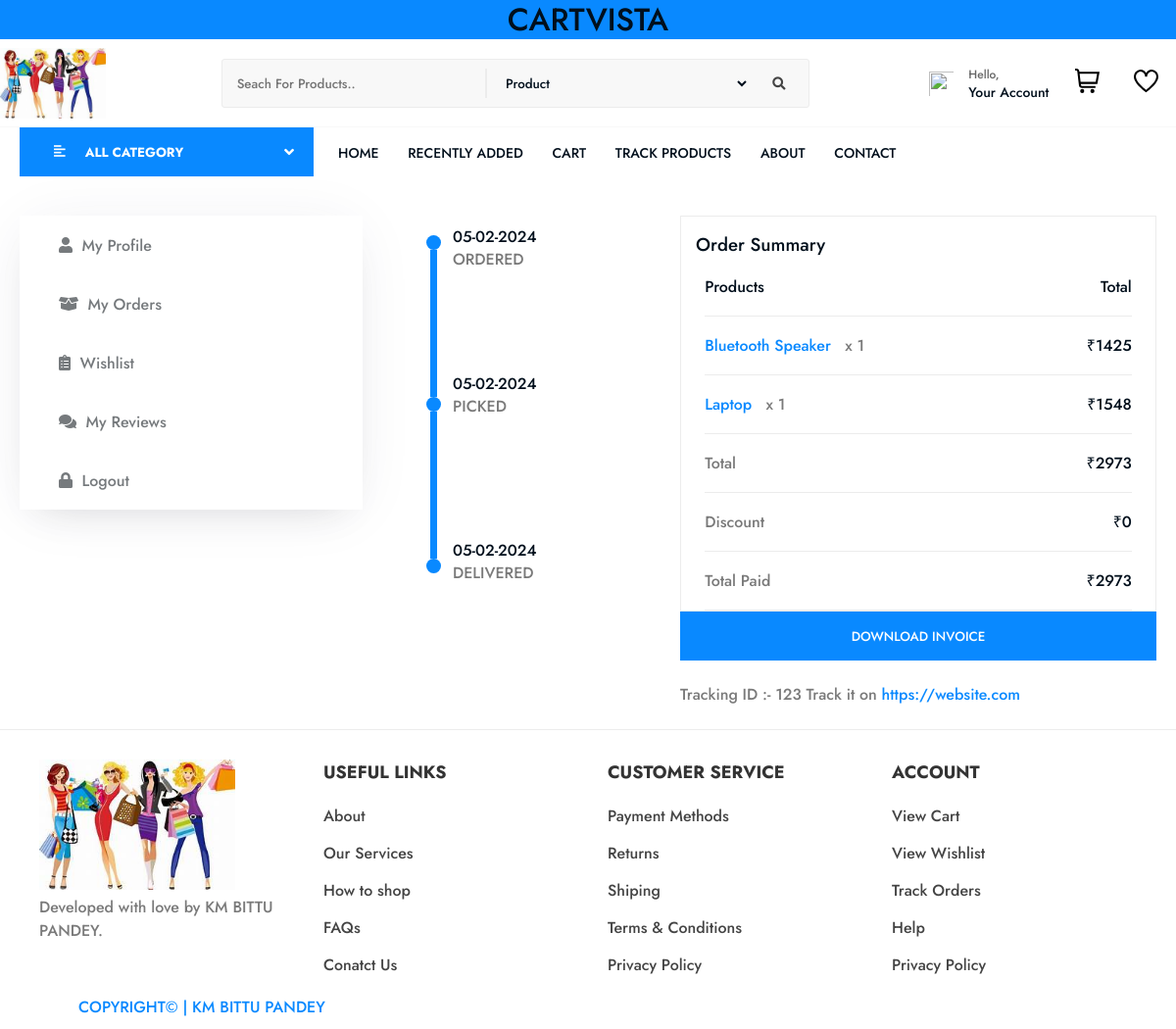
Screenshot of /order_details.php?id=ID1707148817 (signed in) with the database file from the repository.
### tables this page shows
CREATE TABLE `item` (
  `id` int(11) NOT NULL,
  `name` varchar(200) DEFAULT NULL,
  `stock` varchar(200) DEFAULT '1',
  `num` varchar(200) DEFAULT '0',
  `price` varchar(200) DEFAULT NULL,
  `cat` varchar(200) DEFAULT NULL,
  `subcat` varchar(200) DEFAULT NULL,
  `shop` varchar(200) DEFAULT NULL,
  `img1` varchar(200) DEFAULT NULL,
  `reviews` varchar(200) DEFAULT '0',
  `star` varchar(200) DEFAULT '0',
  `discount` varchar(200) DEFAULT NULL,
  `shop_id` varchar(200) DEFAULT NULL,
  `des_short` text,
  `img2` varchar(200) DEFAULT NULL,
  `img3` varchar(200) DEFAULT NULL,
  `img4` varchar(200) DEFAULT NULL,
  `max_price` varchar(200) DEFAULT NULL,
  `disable` varchar(200) DEFAULT '0',
  `size` varchar(200) DEFAULT NULL,
  `specs` text
);

CREATE TABLE `orders` (
  `id` int(11) NOT NULL,
  `u_id` int(11) DEFAULT NULL,
  `p_id` int(11) DEFAULT NULL,
  `shop_id` varchar(200) DEFAULT NULL,
  `qty` int(11) DEFAULT NULL,
  `price` varchar(200) DEFAULT '0',
  `order_id` varchar(200) DEFAULT NULL,
  `status` varchar(200) DEFAULT 'ordered',
  `order_time` varchar(200) DEFAULT NULL,
  `pickup_time` varchar(200) DEFAULT NULL,
  `del_time` varchar(200) DEFAULT NULL,
  `t_id` varchar(200) DEFAULT NULL,
  `coupon` varchar(200) DEFAULT NULL,
  `discount` varchar(200) DEFAULT NULL,
  `size` varchar(200) DEFAULT NULL
);

### order_details.php (the view, shortened to what this page needs)
<!DOCTYPE html>
<html>
<head>
	<?php
require "head.php";
$ord_id=$_GET['id'];
	?>
</head>
<body>
<?php
require 'header.php';
?>
 <div class="container flex_ margin-top-20 mobile-flex-direction">
 	<div class="left_nav margin-top-20">
 		<?php
      require_once "side_bar.php";
       $sql = "SELECT distinct(status) as status,order_time,pickup_time,del_time,t_id,coupon from orders where order_id='$ord_id'";
                     $result = $conn->query($sql);
                     if ($result->num_rows > 0) {
                      while($row = $result->fetch_assoc()) {
                       $sta=$row['status'];
                       $order_time=$row['order_time'];
                       $pickup_time=$row['pickup_time'];
                       $del_time=$row['del_time'];
                       $t_=$row['t_id'];
                      }
                     }else{header('Location:404.php');}
      ?>
 	</div>
   <div class="product_journey margin-top-20">
      <?php
      if($sta=='ordered'){
         echo '
      <div class="product_journey_rel margin-top-20">
         <div class="flex_ flex-direction align-items" style="width: 20px;">
            <div class="circle fill-col"></div>
            <div class="line l1"></div>
            <div class="circle c1"></div>
            <div class="line l2"></div>
            <div class="circle c2"></div>
         </div>
      <h4 class="abs_top">'.$order_time.'<p>ORDERED</p></h4>
      </div>';
   }
   elseif ($sta=="delivered") {
       echo '
      <div class="product_journey_rel margin-top-20">
         <div class="flex_ flex-direction align-items" style="width: 20px;">
            <div class="circle fill-col"></div>
            <div class="line l1 fill-col"></div>
            <div class="circle c1 fill-col"></div>
            <div class="line l2 fill-col"></div>
            <div class="circle c2 fill-col"></div>
         </div>
         <h4 class="abs_top">'.$order_time.'<p>ORDERED</p></h4>
         <h4 class="abs_mid">'.$pickup_time.'<p>PICKED</p></h4>
         <h4 class="abs_bottom">'.$del_time.'<p>DELIVERED</p></h4>
      </div>';
   }
      ?>
   </div>
 	<div class="right_content margin-top-mobile">
 		 <div class="checkout_right margin-top-20">
            <div>
               <h3 class="center">Order Summary</h3>
               <div class="products_">
                  <div class="flex_ justify-bet">
                     <div>Products</div>
                     <div>Total</div>
                  </div>
                  <?php
                     $total=0;
                     $sql = "SELECT orders.u_id as user,orders.discount as discount,orders.status as status,orders.p_id as prod,orders.qty as qty,item.name as name,item.price as price from item,orders where orders.u_id='$me' and orders.order_id='$ord_id' and item.id=orders.p_id";
                     $result = $conn->query($sql);
                     if ($result->num_rows > 0) {
                      while($row = $result->fetch_assoc()) {
                       $p_id=$row['prod'];
                       $name=$row['name'];
                       $qty=$row['qty'];$discount=$row['discount'];
                       $price=$row['price']*$qty;
                        echo '<div class="flex_ justify-bet">
                          <div>
                            <a href="single-product.php?id='.$p_id.'">'.$name.'<span class="bold">&nbsp;&nbsp; x '.$qty.'</span></a>
                          </div>
                          <div class="pro_price">$'.$price.'</div>
                        </div>';
                        $total+=$price;
                      }
                     }
                     ?>
                  <div class="flex_ justify-bet">
                     <div>
                        <a href="#"><span class="bold">Total</span></a>
                     </div>
                     <div class="pro_price bold">$<?php echo $total;?></div>
                  </div>
                  <div class="flex_ justify-bet">
                     <div>
                        <a href="#"><span class="bold">Discount</span></a>
                     </div>
                     <div class="pro_price bold">$<?php echo (int)$discount;?></div>
                  </div>
                  <div class="flex_ justify-bet">
                     <div>
                        <a href="#"><span class="bold">Total Paid</span></a>
                     </div>
                     <div class="pro_price bold">$<?php echo (int)$total-(int)$discount;?></div>
                  </div>
               </div>
            </div>
            <button onclick=window.location.href="generate.php?ord_id=<?php echo $ord_id; ?>&ship=<?php echo $discount; ?>" >Download Invoice</button>
             <br><br>
            <?php
            if($t_==""){
               echo "<p>Once the product is picked you will get 'TRACKING ID' here!</p>";
            }
            else{
               echo "<p>Tracking ID :- ".$t_." Track it on <a href='https://website.com' target='blank'>https://website.com</a></p>";
            }
            ?>
         </div>
 	</div>
 </div><br>
 <?php include "footer.php";?>
</body>
</html>

### assets/css/style.css (style rules this page uses)
:root { --p: #0989ff; --pl: #0989ff0a; --h: #0870d0; --l: #999; --s: #d5d8db; --s: #ececec; --green: #43a047; --red: #c62828; --yellow: #ffa000; --bold: 500; --normal: 500; --f1: 'Fira Sans'; --f2: 'Fira Sans'; --f1: 'Jost'; --f2: 'Jost'; }
* { margin: 0; padding: 0; box-sizing: border-box; color: #010f1c; font-family: var(--f1); font-weight: var(--normal); }
html { scroll-behavior: smooth; }
body { background-color: #fafcff; background-color: #f8f8f8; background-color: #fff; }
h1, h2, h3, h4, h5, h6 { color: #010f1c !important; font-family: var(--f2); font-weight: var(--bold); ; }
p, span { color: #7a7a7a; font-size: 16px; line-height: 24px; }
.flex_ { display: flex; }
.align-items { align-items: center; }
.flex-direction { flex-direction: column; }
.container { width: 100%; max-width: 1300px; padding: 0 20px; margin: 0 auto; }
.center { padding-left: 15px; padding-top: 15px; }
button { text-transform: uppercase; width: 100%; height: 50px; padding: 0 15px; border: 0; outline: 0; cursor: pointer; background: var(--p); color: #fff; font-weight: var(--bold); ; transition: .3s ease; border-radius: 0px; position: relative; overflow: hidden; }
.line { height: 30px; width: 5px; background: var(--s); }
.checkout_right { flex: 1.3; }
.checkout_right>div { background: #fff; border: 1px solid var(--s); }
.products_ { display: flex; overflow-y: auto; flex-direction: column; }
.products_>div>div { min-width: auto !important; }
.justify-bet { height: 60px !important; width: 90%; align-items: center; margin: auto; border-bottom: 1px solid var(--s); justify-content: space-between; }
.margin-top-20 { margin-top: 20px; }
.left_nav { flex: 1; }
.right_content { flex: 3; }
.product_journey { flex: 2; display: flex; justify-content: center; }
.product_journey_rel { width: 200px; position: relative; }
.product_journey_rel>div>.circle { width: 15px; height: 15px; border-radius: 50px; }
.product_journey_rel>div>.line { width: 7px; height: 150px; }
.l1, .l2, .c1, .c2 { background: var(--s); }
.fill-col { background: var(--p); }
.abs_top { position: absolute; top: -10px; left: 30px; }
.abs_mid { position: absolute; top: 140px; left: 30px; }
.abs_bottom { position: absolute; top: 310px; left: 30px; }

### rows the page displays
item: name "Bluetooth Speaker", orders.qty "1", price "1425"
item: name "Laptop", orders.qty "1", price "1548"
orders: discount "0", (int)$total-(int)$discount "2973"

### other values shown
$order_time "05-02-2024"
$pickup_time "05-02-2024"
$del_time "05-02-2024"
$total "2973"
$t_ "123"
